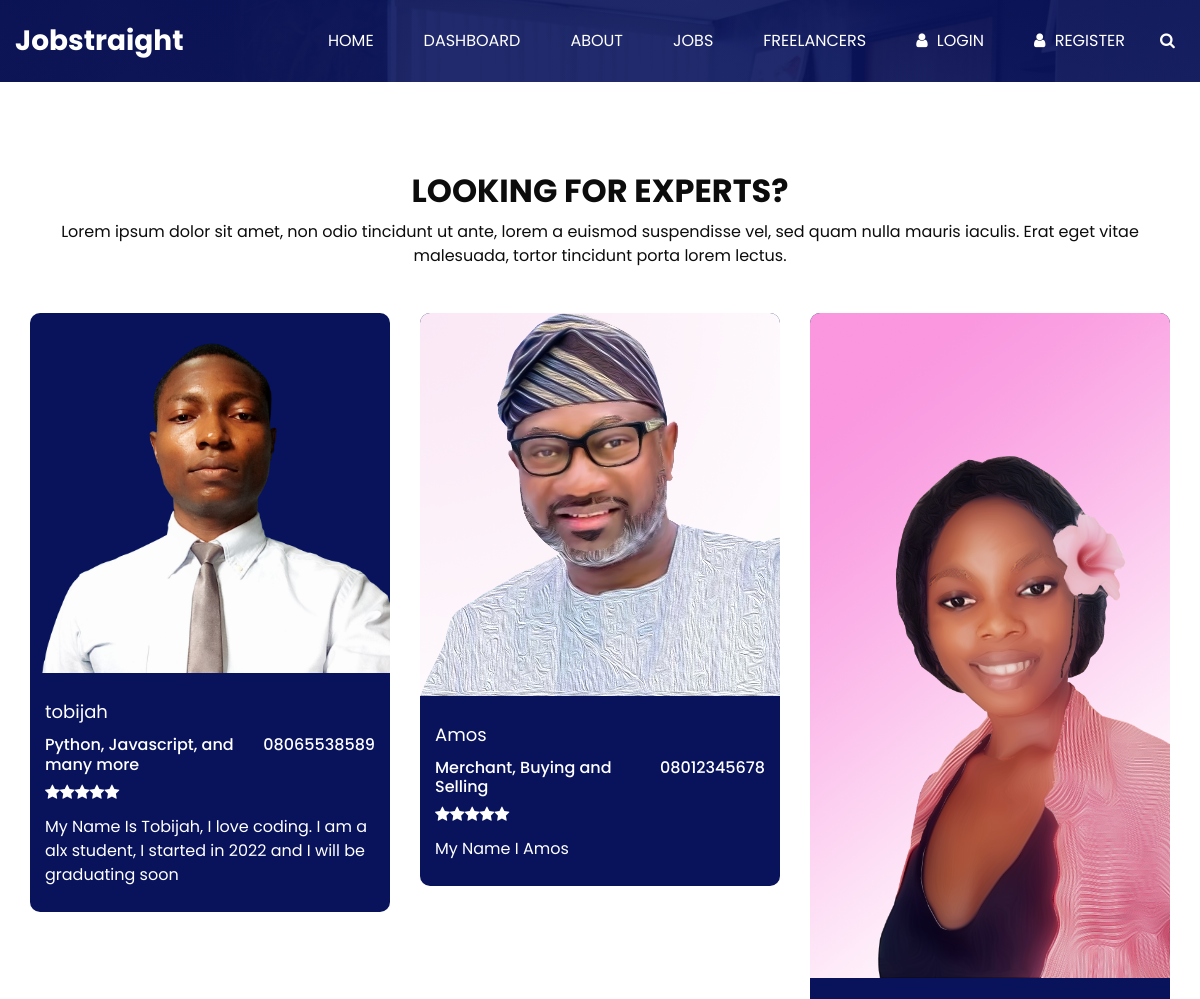
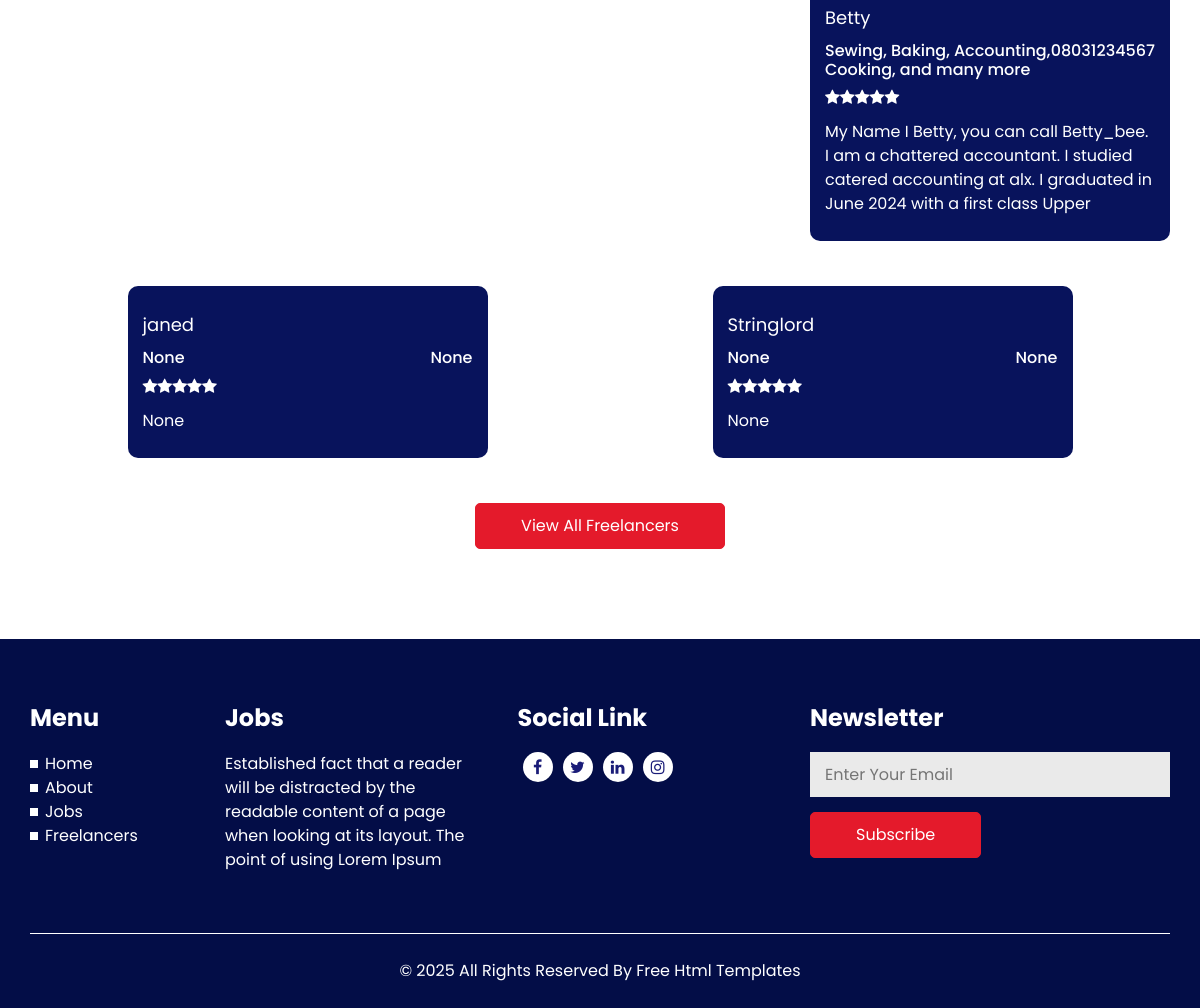
The page /serviceproviders/freelancer/ (signed in) on the database its author committed (2 pictures, top to bottom).
### serviceproviders/models.py (models this page shows, shortened)
class Profile(models.Model):
    user = models.OneToOneField(User, on_delete=models.CASCADE, related_name='serviceproviders_profile')
    bio = models.TextField(blank=True, null=True)
    phone_number = models.CharField(max_length=15, blank=True, null=True)
    skills = models.TextField(blank=True, null=True)
    profile_picture = models.ImageField(upload_to='profile_pictures/', blank=True, null=True)

### serviceproviders/views.py (the view)
# urls.py: path('freelancer/', views.freelancer, name='freelancer'),
@login_required
def freelancer(request):
    profiles = ServiceProviderProfile.objects.all()
    return render(request, 'freelancer.html', {'profiles': profiles})

### serviceproviders/templates/freelancer.html (shortened to what this page needs)
<!DOCTYPE html>
<html>
<head>
  {% load static %}
  <link rel="stylesheet" type="text/css" href="{% static 'css/bootstrap.css' %}" />
  <link href="{% static 'css/font-awesome.min.css' %}" rel="stylesheet" />
  <link rel="stylesheet" href="https://cdnjs.cloudflare.com/ajax/libs/jquery-nice-select/1.1.0/css/nice-select.min.css" />
  <link href="{% static 'css/style.css' %}" rel="stylesheet" />
  <link href="{% static 'css/responsive.css' %}" rel="stylesheet" />
</head>
<body class="sub_page">
  <div class="hero_area">
    <header class="header_section">
      <div class="container-fluid">
        <nav class="navbar navbar-expand-lg custom_nav-container ">
          <a class="navbar-brand" href="{% url 'home' %}">
            <span>
              Jobstraight
            </span>
          </a>
          <div class="collapse navbar-collapse" id="navbarSupportedContent">
            <ul class="navbar-nav  ml-auto">
              <li class="nav-item ">
                <a class="nav-link" href="{% url 'home' %}">Home</a>
              </li>
              <li class="nav-item">
                <a class="nav-link" href="{% url 'dashboard' %}">Dashboard</a>
              </li>
              <li class="nav-item">
                <a class="nav-link" href="{% url 'about' %}">About</a>
              </li>
              <li class="nav-item">
                <a class="nav-link" href="{% url 'jobs' %}">Jobs</a>
              </li>
              <li class="nav-item active">
                <a class="nav-link" href="{% url 'freelancer' %}">Freelancers</a>
              </li>
              <li class="nav-item">
                <a class="nav-link" href="{% url 'login' %}">
                  <i class="fa fa-user" aria-hidden="true"></i>
                  <span>
                    Login
                  </span>
                </a>
              </li>
              <li class="nav-item">
                <a class="nav-link" href="{% url 'register' %}">
                  <i class="fa fa-user" aria-hidden="true"></i>
                  <span>
                    Register
                  </span>
                </a>
              </li>
              <form class="form-inline">
                <button class="btn   nav_search-btn" type="submit">
                  <i class="fa fa-search" aria-hidden="true"></i>
                </button>
              </form>
            </ul>
          </div>
        </nav>
      </div>
    </header>
  </div>
  <section class="expert_section layout_padding">
    <div class="container">
      <div class="heading_container heading_center">
        <h2>
          LOOKING FOR EXPERTS?
        </h2>
        <p>
          Lorem ipsum dolor sit amet, non odio tincidunt ut ante, lorem a euismod suspendisse vel, sed quam nulla mauris
          iaculis. Erat eget vitae malesuada, tortor tincidunt porta lorem lectus.
        </p>
      </div>
      <div class="row">
        {% for profile in profiles %}
        <div class="col-md-6 col-lg-4 mx-auto">
          <div class="box">
            <div class="img-box">
                {% if profile.profile_picture %}
                <img src="{{ profile.profile_picture.url }}" alt="{{ profile.user.username }}">
                {% endif %}
            </div>
            <div class="detail-box">
              <a href="">
                {{ profile.user.username }}
              </a>
              <h6 class="expert_position">
                <span>
                  {{ profile.skills }}
                </span>
                <span>
                  {{ profile.phone_number }}
                </span>
              </h6>
              <span class="expert_rating">
                <i class="fa fa-star" aria-hidden="true"></i>
                <i class="fa fa-star" aria-hidden="true"></i>
                <i class="fa fa-star" aria-hidden="true"></i>
                <i class="fa fa-star" aria-hidden="true"></i>
                <i class="fa fa-star" aria-hidden="true"></i>
              </span>
              <p>
                {{ profile.bio }}
              </p>
            </div>
          </div>
        </div>
        {% endfor %}
      </div>
      <div class="btn-box">
        <a href="{% url 'freelancer' %}">
          View All Freelancers
        </a>
      </div>
    </div>
  </section>
  <section class="info_section ">
    <div class="container">
      <div class="row">
        <div class="col-md-2 info_links">
          <h4>
            Menu
          </h4>
          <ul>
            <li>
              <a href="{% url 'home' %}">
                Home
              </a>
            </li>
            <li>
              <a href="{% url 'about' %}">
                About
              </a>
            </li>
            <li>
              <a href="{% url 'jobs' %}">
                Jobs
              </a>
            </li>
            <li>
              <a class="active" href="{% url 'freelancer' %}">
                Freelancers
              </a>
            </li>
          </ul>
        </div>
        <div class="col-md-3">
          <h4>
            Jobs
          </h4>
          <p>
            Established fact that a reader will be distracted by the readable content of a page when looking at its
            layout. The point of using Lorem Ipsum
          </p>
        </div>
        <div class="col-md-3">
          <div class="info_social">
            <h4>
              Social Link
            </h4>
            <div class="social_container">
              <div>
                <a href="">
                  <i class="fa fa-facebook" aria-hidden="true"></i>
                </a>
              </div>
              <div>
                <a href="">
                  <i class="fa fa-twitter" aria-hidden="true"></i>
                </a>
              </div>
              <div>
                <a href="">
                  <i class="fa fa-linkedin" aria-hidden="true"></i>
                </a>
              </div>
              <div>
                <a href="">
                  <i class="fa fa-instagram" aria-hidden="true"></i>
                </a>
              </div>
            </div>
          </div>
        </div>
        <div class="col-md-4">
          <div class="info_form">
            <h4>
              Newsletter
            </h4>
            <form action="">
              <input type="text" placeholder="Enter Your Email" />
              <button type="submit">
                Subscribe
              </button>
            </form>
          </div>
        </div>
      </div>
    </div>
  </section>
  <footer class="footer_section">
    <div class="container">
      <p>
        &copy; <span id="displayYear"></span> All Rights Reserved By
        <a href="#">Free Html Templates</a>
      </p>
    </div>
  </footer>
</body>
</html>

### rows shown on the page
Profile: profile_picture (picture), user.username "tobijah", skills "Python, Javascript, and many more", phone_number "08065538589", bio "My Name Is Tobijah, I love coding. I am a alx student, I started in 2022 and I will be graduating soon"
Profile: profile_picture (picture), user.username "Amos", skills "Merchant, Buying and Selling", phone_number "08012345678", bio "My Name I Amos"
Profile: profile_picture (picture), user.username "Betty", skills "Sewing, Baking, Accounting, Cooking, and many more", phone_number "08031234567", bio "My Name I Betty, you can call Betty_bee. I am a chattered accountant. I studied catered accounting at alx. I graduated in June 2024 with a first class Upper"
Profile: user.username "janed", skills "None", phone_number "None", bio "None"
Profile: user.username "Stringlord", skills "None", phone_number "None", bio "None"
